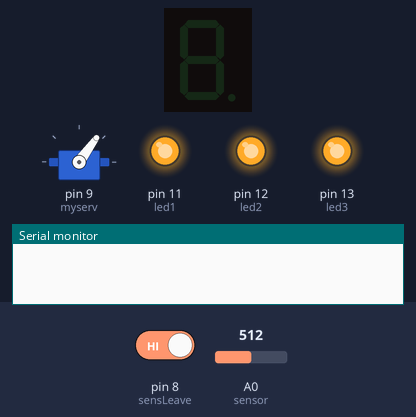
The sketch below on a simulated Arduino Uno, built with avr-gcc and run on an emulated ATmega328P. Parts: 1-digit seven-segment display, servo, output pins drawn as LEDs (lit = HIGH), the last lines printed to the serial monitor. Wiring (inferred from the names in the program): 1-digit 7-segment display, segments lit when HIGH: segments pin 10, pin 2, pin 3, pin 4, pin 5, pin 6, pin 7. The inputs (shaded band) are chosen by the test bench; at power-on: pin 8 (sensLeave) HIGH, A0 (sensor) = 512. The segment pins are drawn as the display they are named for; pins used as bus, display or sensor lines are not drawn.

Above: at 1.2 s.
1.3 s: pin 8 (sensLeave) driven LOW
At 3.94 s:
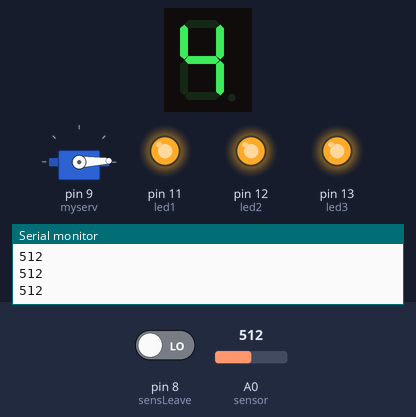
4.3 s: A0 (sensor) set to 309
At 5.88 s:
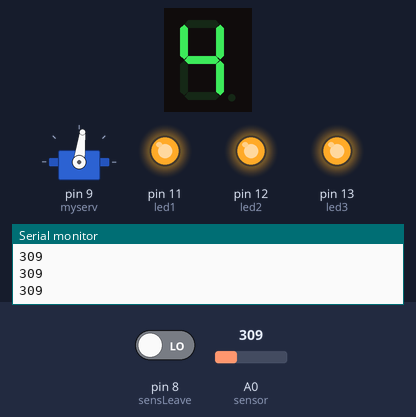
7.3 s: A0 (sensor) set to 293
At 7.73 s:
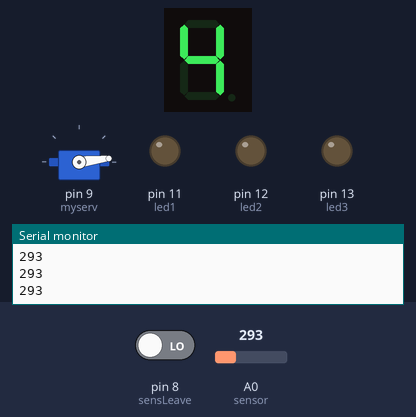
Timing chart, 0 to 16.3 s (numbered marks = the images above; inputs shaded):
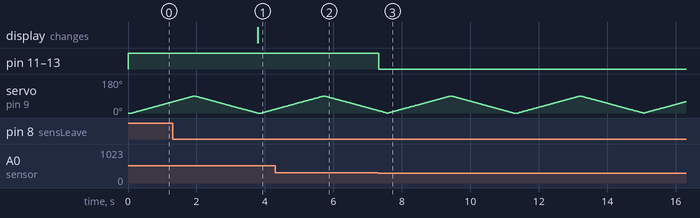

Measured:
- the behaviour switches between 300 and 299 on A0 (sensor) (found by bisection; images 2 and 3)
- after the input at 1.3 s, the display: changes after 2.5 s (image 1)
- after the input at 7.3 s, pin 11 (led1), pin 12 (led2), pin 13 (led3): HIGH → LOW at once

The sketch:

pro_max.ino
```cpp
#define a 10
#define b 2
#define c 3
#define d 4
#define e 5
#define f 6
#define g 7
#define sensEnter 0
#define sensLeave 8
#include<Servo.h>
Servo myserv;
int enter=1; // enter the garage
int leave=1; //leave the garage
int count=5;


/////////////////////////
//LDR Part
#define led1 11
#define led2 12
#define led3 13
#define sensor A0 // LDR sensor
int reading;

void setup() {
  pinMode(sensEnter,INPUT);
  pinMode(sensLeave,INPUT);
  pinMode(a,OUTPUT);
  pinMode(b,OUTPUT);
  pinMode(c,OUTPUT);
  pinMode(d,OUTPUT);
  pinMode(e,OUTPUT);
  pinMode(f,OUTPUT);
  pinMode(g,OUTPUT);
  myserv.attach(9);
  myserv.write(0);
  /////
   pinMode(led1,OUTPUT);
  pinMode(led2,OUTPUT);
  pinMode(led3,OUTPUT);
  pinMode(sensor,INPUT);
  Serial.begin(9600);
  /////
  // put your setup code here, to run once:

}

void loop() {
  //ldr sensor
  //////////////////////
   reading=analogRead(sensor);
  if(reading>=300)
  {
  digitalWrite(led1,HIGH);
   digitalWrite(led2,HIGH);
    digitalWrite(led3,HIGH);
  }
  else if(reading<300)
  {
  digitalWrite(led1,LOW);
   digitalWrite(led2,LOW);
    digitalWrite(led3,LOW);
  }

  ///////////////////////
  enter=digitalRead(0);
  delay(50);
  leave=digitalRead(8);
  delay(50);
  if(enter==0 && count>0 )
  {

  for(int y=0;y<=90;y++)
  {
    //ldr sensor
    ///////////////////
     reading=analogRead(sensor);
  if(reading>=300)
  {
  digitalWrite(led1,HIGH);
   digitalWrite(led2,HIGH);
    digitalWrite(led3,HIGH);
  }
  else if(reading<300)
  {
  digitalWrite(led1,LOW);
   digitalWrite(led2,LOW);
    digitalWrite(led3,LOW);
  }

  ////////////////
  myserv.write(y);
  delay(20);

  }
  int leave2=digitalRead(sensLeave);
   while ( leave2 ==1)
  {

    leave2=digitalRead(sensLeave);
    //ldr sensor
    ////////////////
     reading=analogRead(sensor);
  if(reading>=300)
  {
  digitalWrite(led1,HIGH);
   digitalWrite(led2,HIGH);
    digitalWrite(led3,HIGH);
  }
  else if(reading<300)
  {
  digitalWrite(led1,LOW);
   digitalWrite(led2,LOW);
    digitalWrite(led3,LOW);
  }
  //////////////////
    }

  count--;
   for(int y=90;y>=0;y--)
  {
     reading=analogRead(sensor);
  if(reading>=300)
  {
  digitalWrite(led1,HIGH);
   digitalWrite(led2,HIGH);
    digitalWrite(led3,HIGH);
  }
  else if(reading<300)
  {
  digitalWrite(led1,LOW);
   digitalWrite(led2,LOW);
    digitalWrite(led3,LOW);
  }
  Serial.println(reading);
  myserv.write(y);
  delay(20);
  }


  }
  if(leave==0)
  {
     for(int y=0;y<=90;y++)
     {
        reading=analogRead(sensor);
  if(reading>=300)
  {
  digitalWrite(led1,HIGH);
   digitalWrite(led2,HIGH);
    digitalWrite(led3,HIGH);
  }
  else if(reading<300)
  {
  digitalWrite(led1,LOW);
   digitalWrite(led2,LOW);
    digitalWrite(led3,LOW);
  }
  Serial.println(reading);
       myserv.write(y);
       delay(20);

       }
      int enter2=digitalRead(sensEnter);
       while( enter2==1)
       {
       enter2=digitalRead(sensEnter);
       //ldr sensor
       /////////////////////////////
        reading=analogRead(sensor);
  if(reading>=300)
  {
  digitalWrite(led1,HIGH);
   digitalWrite(led2,HIGH);
    digitalWrite(led3,HIGH);
  }
  else if(reading<300)
  {
  digitalWrite(led1,LOW);
   digitalWrite(led2,LOW);
    digitalWrite(led3,LOW);
  }
 //////////////////////////
        }
        count++;
        for(int y=90;y>=0;y--)
        {

          //ldr sensor
          ////////////////////////
   reading=analogRead(sensor);
  if(reading>=300)
  {
  digitalWrite(led1,HIGH);
   digitalWrite(led2,HIGH);
    digitalWrite(led3,HIGH);
  }
  else if(reading<300)
  {
  digitalWrite(led1,LOW);
   digitalWrite(led2,LOW);
    digitalWrite(led3,LOW);
  }
////////////////////////////////
          myserv.write(y);
           delay(20);

           }


  }

   //displaying
  if(count==0)
  {
    digitalWrite(a,HIGH);
    digitalWrite(b,HIGH);
    digitalWrite(c,HIGH);
    digitalWrite(d,HIGH);
    digitalWrite(e,HIGH);
    digitalWrite(f,HIGH);
    digitalWrite(g,LOW);
  }
  else if(count==1)
  {
    digitalWrite(a,LOW);
    digitalWrite(b,HIGH);
    digitalWrite(c,HIGH);
    digitalWrite(d,LOW);
    digitalWrite(e,LOW);
    digitalWrite(f,LOW);
    digitalWrite(g,LOW);

  }
  else if(count==2)
  {
    digitalWrite(a,HIGH);
    digitalWrite(b,HIGH);
    digitalWrite(c,LOW);
    digitalWrite(d,HIGH);
    digitalWrite(e,HIGH);
    digitalWrite(f,LOW);
    digitalWrite(g,HIGH);


  }

  else if(count==3)
  {
    digitalWrite(a,HIGH);
    digitalWrite(b,HIGH);
    digitalWrite(c,HIGH);
    digitalWrite(d,HIGH);
    digitalWrite(e,LOW);
    digitalWrite(f,LOW);
    digitalWrite(g,HIGH);


  }
  else if(count==4)
  {
    digitalWrite(a,LOW);
    digitalWrite(b,HIGH);
    digitalWrite(c,HIGH);
    digitalWrite(d,LOW);
    digitalWrite(e,LOW);
    digitalWrite(f,HIGH);
    digitalWrite(g,HIGH);

  }
  else if(count==5)
  {

    digitalWrite(a,HIGH);
    digitalWrite(b,LOW);
    digitalWrite(c,HIGH);
    digitalWrite(d,HIGH);
    digitalWrite(e,LOW);
    digitalWrite(f,HIGH);
    digitalWrite(g,HIGH);
  }

  //////////////////////
  enter=1;
  leave=1;

  // ldr sensor
  ///////////////////
 reading=analogRead(sensor);
  if(reading>=300)
  {
  digitalWrite(led1,HIGH);
   digitalWrite(led2,HIGH);
    digitalWrite(led3,HIGH);
  }
  else if(reading<300)
  {
  digitalWrite(led1,LOW);
   digitalWrite(led2,LOW);
    digitalWrite(led3,LOW);
  }
  /////////////////////////
}
```
